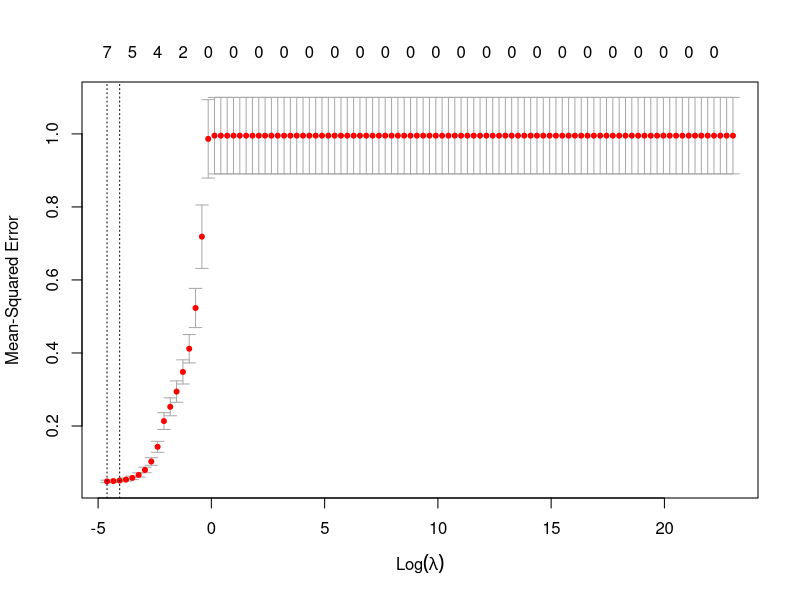

Recreate this plot in R. (Note: this script raises an error after producing the figure.)
library(glmnet)
library(methods)
#import the train and test sets
train <- read.csv('../../data/train-set-data.csv')[,-(1:3)]
test <- read.csv('../../data/test-set-data.csv')[,-(1:3)]

grid <- 10^seq(10, -2, length=100)

train_x <- model.matrix(Balance~.,train)[,-1]
train_y <- train$Balance

test_x <- model.matrix(Balance~., test)[,-1]
test_y <- test$Balance

#set seed to the best seed to ensure reproducibility
set.seed(42)

#perform lasso regression on training data
lasso_mod <- cv.glmnet(train_x, train_y, 
                     intercept = FALSE, 
                     standardize = FALSE, 
                     lambda = grid, 
                     alpha = 1)
save(lasso_mod, file = '../../data/best-lasso.RData')

#find the best lambda
best_lasso_number <- which(lasso_mod$lambda == lasso_mod$lambda.min)

#coefficients of best model
best_lasso <- lasso_mod$glmnet.fit$beta[,best_lasso_number]

#plot the cross-validation errors in terms of the tuning parameter
png('../../images/lasso-plot.png')
plot(lasso_mod)
dev.off()

#calculate the MSE
lasso_pred <- predict(lasso_mod, s = best_lasso_number, 
                      newx = test_x)
lasso_mse <- mean((lasso_pred - test_y)^2)

#refit the model to the full data
credit <- read.csv('../../data/Credit.csv')[,-(1:2)]

credit_x <- model.matrix(Balance~., credit)[,-1]
credit_y <- credit$Balance

credit_full_lasso <- glmnet(credit_x, credit_y, alpha = 1)
credit_pred_lasso <- predict(credit_full_lasso, s = best_lasso_number, type="coefficients")

#save the relevant data to best-lasso.RData
save(best_lasso, credit_pred_lasso, best_lasso_number, lasso_mse, 
     file = '../../data/best-lasso.RData')


